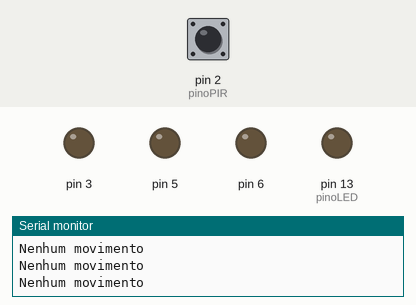
The sketch below on a simulated Arduino Uno, built with avr-gcc and run on an emulated ATmega328P. On the bench: output pins drawn as LEDs (lit = HIGH), the last lines printed to the serial monitor. Dashed ring = blinking. The inputs (shaded band) are chosen by the test bench; at power-on: pin 2 (pinoPIR) LOW.

Above: at 16.2 s.
16.3 s: pin 2 (pinoPIR) driven HIGH
At 17.1 s:
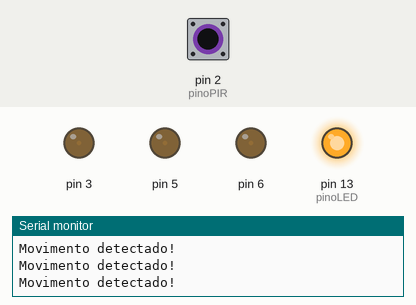
17.8 s: pin 2 (pinoPIR) driven LOW
At 18.5 s:
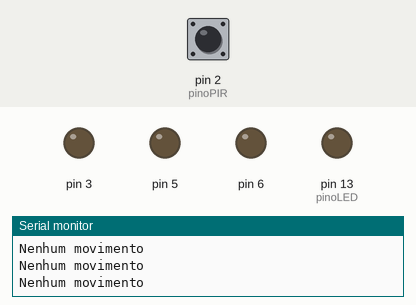
20.8 s: pin 2 (pinoPIR) pulsed HIGH 2 times (0.12 s each, 0.3 s apart)
At 21.16 s:
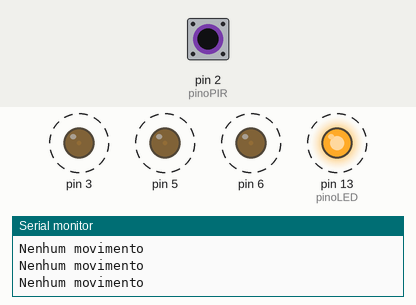
24.4 s: pin 2 (pinoPIR) pulsed HIGH 5 times (0.12 s each, 0.3 s apart)
At 26.9 s:
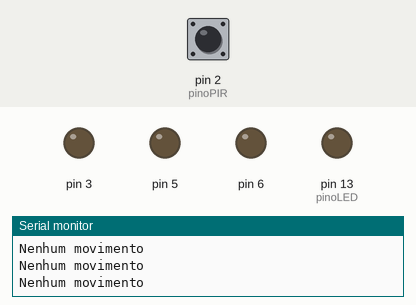
Timing chart, 0 to 28.4 s (numbered marks = the images above; inputs shaded):
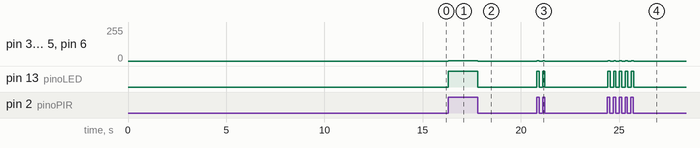

The sketch:

PIR.ino
```cpp
// Define os pinos para o sensor PIR e para o LED
const int pinoPIR = 2;   // Pino digital para o sensor PIR (OUT)
const int pinoLED = 13;  // Pino digital para o LED (integrado ou externo)

// Variável para armazenar o estado de leitura do sensor
int estadoPIR = 0;

void setup() {
  // Configura o pino do LED como saída
  pinMode(pinoLED, OUTPUT);
  pinMode(3, OUTPUT);
  pinMode(5, OUTPUT);
  pinMode(6, OUTPUT);

  // Configura o pino do sensor PIR como entrada
  pinMode(pinoPIR, INPUT);

  // Inicia a comunicação serial para monitorar o estado
  Serial.begin(9600);

  Serial.println("Calibrando o sensor PIR...");
  // Aguarda alguns segundos para o sensor se estabilizar
  delay(15000);
  Serial.println("Sensor PIR pronto!");
}

void loop() {
  // Lê o estado do pino do sensor (HIGH se houver movimento, LOW se não)
  estadoPIR = digitalRead(pinoPIR);

  // Verifica se o estado é HIGH (movimento detectado)
  if (estadoPIR == HIGH) {
    // Acende o LED
    digitalWrite(pinoLED, HIGH);
    analogWrite(3, HIGH);
    analogWrite(5, HIGH);
    analogWrite(6, HIGH);
    Serial.println("Movimento detectado!");
  } else {
    // Apaga o LED
    digitalWrite(pinoLED, LOW);
    analogWrite(3, LOW);
    analogWrite(5, LOW);
    analogWrite(6, LOW);
    Serial.println("Nenhum movimento");
  }
}
```

Measured:
- after the input at 16.3 s, pin 3, pin 5, pin 6: 0/255 → 1/255 at once; pin 13 (pinoLED): LOW → HIGH at once
- after the input at 17.8 s, pin 3, pin 5, pin 6: 1/255 → 0/255 at once; pin 13 (pinoLED): HIGH → LOW at once
- after the input at 20.8 s, pin 3, pin 5, pin 6: alternates 1/255 for 0.11 s and 0/255 for 0.19 s, 4 changes in all, then stays 0/255, starting at once; pin 13 (pinoLED): alternates HIGH for 0.11 s and LOW for 0.19 s, 4 changes in all, then stays LOW, starting at once
- after the input at 24.4 s, pin 3, pin 5, pin 6: alternates 1/255 for 0.11 s and 0/255 for 0.19 s, 10 changes in all, then stays 0/255, starting at once; pin 13 (pinoLED): alternates HIGH for 0.11 s and LOW for 0.19 s, 10 changes in all, then stays LOW, starting at once
